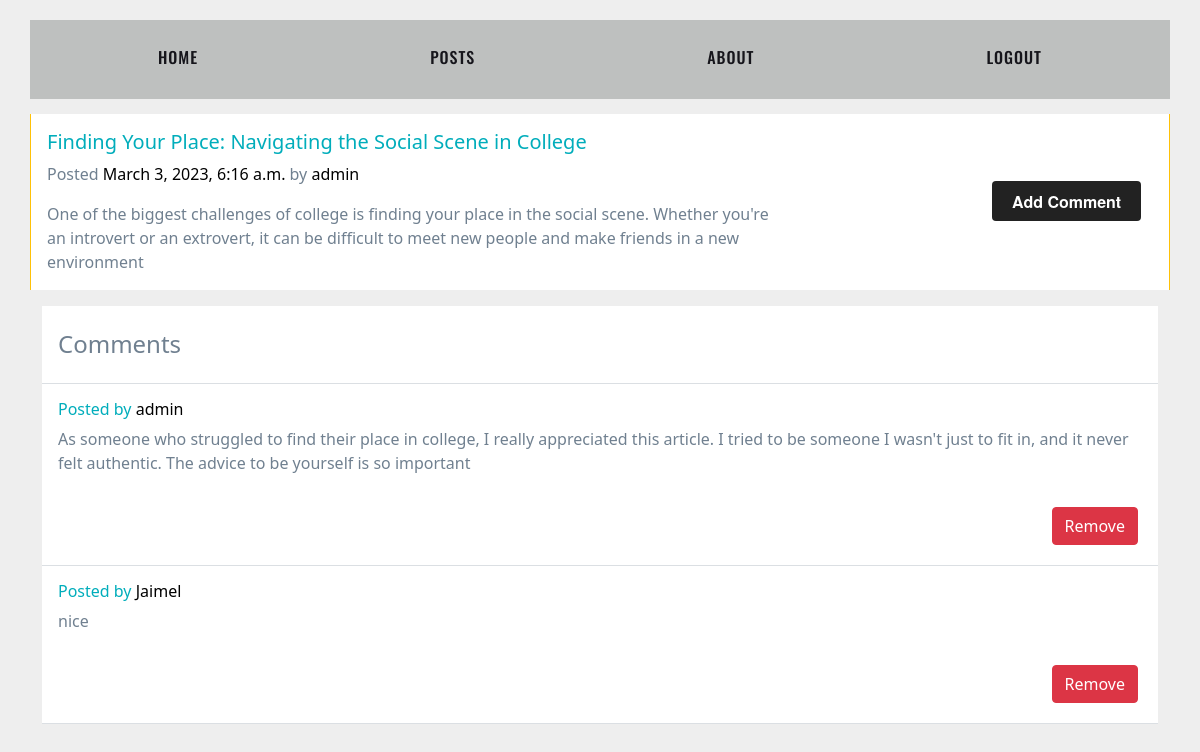
Page /post/2/ (signed in) on the committed database.
### Accounts/models.py (models this page shows, shortened)
class Post(models.Model):
    title = models.CharField(max_length=255)
    content = models.TextField()
    author = models.ForeignKey(User, on_delete=models.CASCADE)
    created_at = models.DateTimeField(auto_now_add=True)

class Comment(models.Model):
    content = models.TextField()
    post = models.ForeignKey(Post, on_delete=models.CASCADE)
    author = models.ForeignKey(User, on_delete=models.CASCADE)
    created_at = models.DateTimeField(auto_now_add=True)

### Accounts/views.py (the view)
# urls.py: path('post/<int:post_id>/', views.post_detail, name='post_detail'),
@login_required
def post_detail(request, post_id):
    post = Post.objects.get(id=post_id)
    comments = Comment.objects.filter(post=post)
    if request.method == 'POST':
        form = CommentForm(request.POST)
        if form.is_valid():
            comment = form.save(commit=False)
            comment.post = post
            comment.author = request.user
            comment.save()
            return redirect('post_detail', post_id=post.id)
    else:
        form = CommentForm()
    return render(request, 'comments.html', {'post': post, 'comments': comments, 'form': form})

### templates/comments.html (shortened to what this page needs)
<!DOCTYPE html>
<html lang="en">
<head>
<link href="https://cdn.jsdelivr.net/npm/bootstrap@5.1.3/dist/css/bootstrap.min.css" rel="stylesheet">
</head>
<body>
<link href="https://code.ionicframework.com/ionicons/2.0.1/css/ionicons.min.css" rel="stylesheet">
<div class="container">
<div class="row">
{% include 'navbar.html' %}
<div class="card row-hover pos-relative py-3 px-3 mb-3 border-warning border-top-0 border-right-0 border-bottom-0 rounded-0">
<div class="row align-items-center">
<div class="col-md-8 mb-3 mb-sm-0">
<h5>
<a href="#" class="text-primary">{{ post.title }}</a>
</h5>
<p class="text-sm"><span class="op-6">Posted</span> <a class="text-black" href="#">{{post.created_at}}</a> <span class="op-6"> by</span> <a class="text-black" href="{% url 'post_detail' post.id %}">{{post.author}}</a></p>
<div class="text-sm op-5">{{ post.content }}</div>
</div>
<div class="col-md-4 op-7">
<div class="row text-center op-7" style="padding-left: 180px;">
<div class="col px-1"> <a class="button-31" style="margin-top: 100px;" href="{% url   'add_comment_to_post' post_id=post.id  %}">Add Comment</a>
 </div>
</div>
</div>
</div>
</div>
</div>
<div class="col-lg-12 mb-2 mb-lg-0 px-lg-0 mt-lg-0">
<div data-settings="{&quot;parent&quot;:&quot;#content&quot;,&quot;mind&quot;:&quot;#header&quot;,&quot;top&quot;:10,&quot;breakpoint&quot;:992}" data-toggle="sticky" class="sticky" style="top: 85px;"><div class="sticky-inner">
<div class="bg-white mb-3">
<h4 class="px-3 py-4 op-5 m-0">
Comments
</h4>
<hr class="m-0">
        {% for comment in comments %}
<div class="pos-relative px-3 py-3">
<h6 class="text-primary text-sm">
<a href="#" class="text-primary"><span class="op-6">Posted</span> <a class="text-black" href="#"></a> <span class="op-6">by</span> <a class="text-black" href="#">{{comment.author}}</a> </a>
</h6>
<p class="text-sm op-5">{{ comment.content }}</p>
</div>
{% if user.is_authenticated and user == comment.author or user.is_superuser %}
                    <div style="display: flex; justify-content: end;margin-bottom: 20px;margin-right: 20px;">
                        <form method="post" action="{% url 'remove_comment' comment.id %}">
                            <button type="submit" class="btn btn-danger">Remove</button>
                        </form>
                    </div>
                {% endif %}
<hr class="m-0">
        {% endfor %}
</div></div>
</div>
</div>
</div>
</body>
</html>

### templates/comments.html (style rules this page uses)
body { margin: 0; }
.button-31 { background-color: #222; border-radius: 4px; border-style: none; box-sizing: border-box; color: #fff; cursor: pointer; display: inline; font-family: "Farfetch Basis","Helvetica Neue",Arial,sans-serif; font-size: 16px; font-weight: 700; line-height: 1.5; margin: 0; max-width: min-content; min-height: 44px; min-width: 10px; outline: none; overflow: hidden; padding: 9px 20px 8px; position: relative; text-align: center; text-transform: none; user-select: none; -webkit-user-select: none; touch-action: manipulation; width: 50%; margin-bottom: 30px; }
body { margin-top:20px; background:#eee; color: #708090; }
a { text-decoration:none; }
.text-primary, a.text-primary:focus, a.text-primary:hover { color: #00ADBB!important; }
.text-black, .text-hover-black:hover { color: #000 !important; }

### rows in the picture
Post: title "Finding Your Place: Navigating the Social Scene in College", created_at "March 3, 2023, 6:16 a.m.", author "admin", content "One of the biggest challenges of college is finding your place in the social scene. Whether you're an introvert or an extrovert, it can be difficult to meet new people and make friends in a new environment"
Comment: author "admin", content "As someone who struggled to find their place in college, I really appreciated this article. I tried to be someone I wasn't just to fit in, and it never felt authentic. The advice to be yourself is so important", shows "Remove"
Comment: author "Jaimel", content "nice", shows "Remove"
